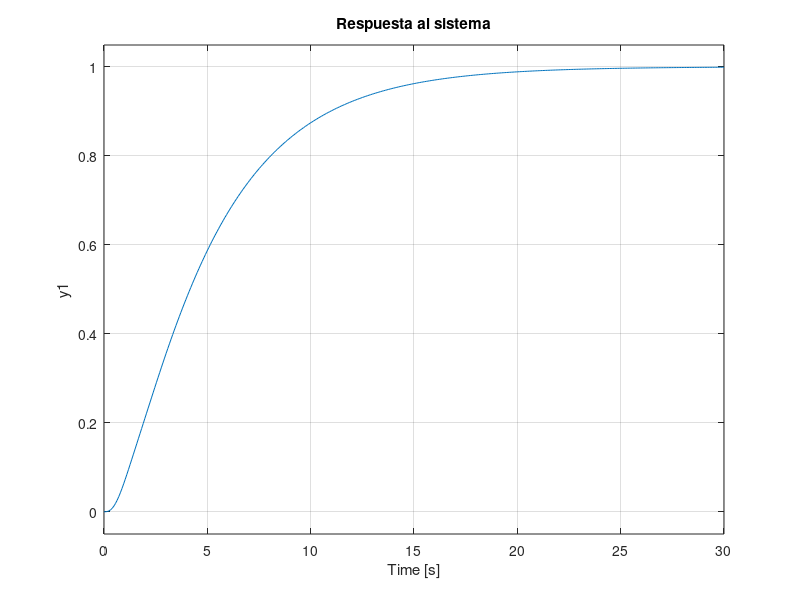
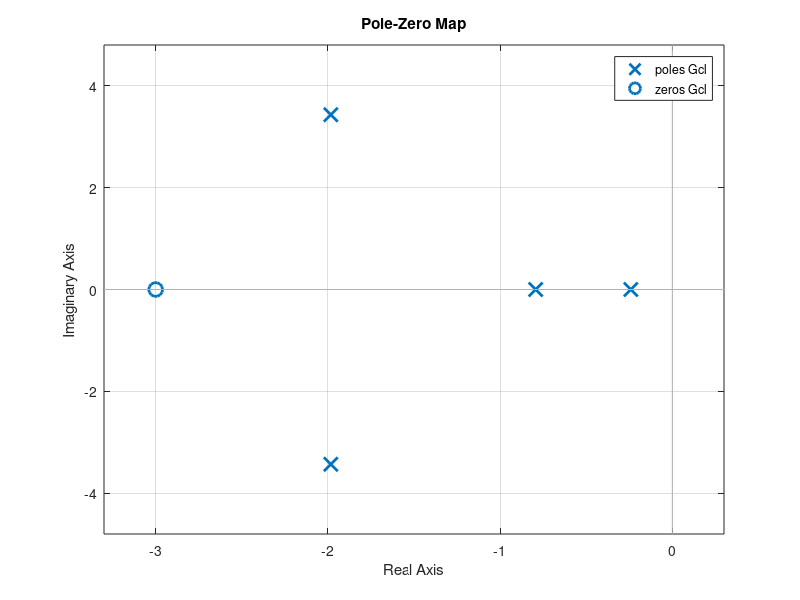
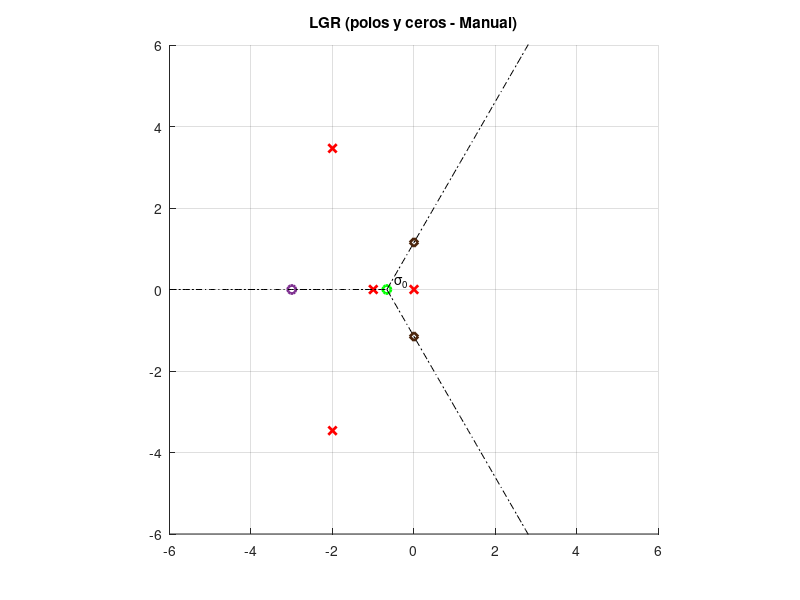

Here is the MATLAB script that generated these plots, in order: (Note: this script raises an error after producing the figures.)
clc, clear all, close all;

num = [1 3];
den = [1 5 20 16 0];
H = 1
Gol = tf(num, den)
Gcl = feedback(Gol, H)

% Calcular ceros y polos
zs = roots(num)
ps = roots(den)
figure()
step(Gcl); grid("on");
title("Respuesta al sistema")
figure()
pzmap(Gcl)

%% 1.3.1 Graficar de forma manual los polos y ceros 
figure()
hold on; grid on; axis('square');
axis([-6 6 -6 6]);
plot(real(zs), imag(zs), 'o', 'Color', [0.49 0.18 0.56], 'LineWidth', 2); % Ceros
plot(real(ps), imag(ps), 'rx', 'LineWidth', 2); % Polos
title('LGR (polos y ceros - Manual)');


%% 1.3 Graficar asintotas

% Número de polos y ceros
np = length(ps)
nz = length(zs)
n_asintotas = np - nz

asintotas_angulos = (180/pi) * ((2*(0:n_asintotas-1) + 1)*pi) / n_asintotas
sigma0 = (sum(real(ps)) - sum(real(zs))) / n_asintotas      % Centroide
plot(sigma0, 0, 'go', 'LineWidth', 2);     % Circulo centroide
text(sigma0+0.2, 0.2, '\sigma_0');

%% 1.3.4 Graficamos las líneas de las asíntotas
x = sigma0:0.1:6;
y1 = sqrt (3) * (x - sigma0);
y2 = -y1;
xa = -6:0.1:sigma0;
ya = zeros(1, length(xa));
plot (x, y1, 'k-.');
plot (x, y2, 'k-.');
plot (xa, ya, 'k-.');
plot(0,  sqrt(3)*sigma0, 'd', 'LineWidth', 2, 'MarkerEdgeColor', [0.3 0.15 0.05]);
plot(0, -sqrt(3)*sigma0, 'd', 'LineWidth', 2, 'MarkerEdgeColor', [0.3 0.15 0.05]); 

% Condición de puntos de llegada / salida del LGR
% k = -1/(Gol*H)
s = sym('s');
k = -1/((poly2sym(num, s)/poly2sym(den, s))*poly2sym(H, s));
dK_ds = diff(k, s);
[num_dK, ~] = numden(dK_ds);
p_llegada = double(vpa(solve(num_dK==0, s), 5));  % dK_ds = 0
for i = 1:length(p_llegada)
    s0 = p_llegada(i);
    
    % Evaluar K en el punto candidato
    K_eval = double(subs(k, s, s0));
    
    % Condición de pertenencia al LGR: K real y positivo
    if abs(imag(K_eval)) < 1e-3 && real(K_eval) > 0
        plot(real(s0), imag(s0), 'ks', 'LineWidth', 2);
    end
end

% Raíces del sistema en Kcrit
[GM, PM, Wcg, Wcp] = margin(Gol);
K_crit = GM
den_cl = den + K_crit*[0 0 0 num];

% Raíces del sistema en Kcrit
s_all = roots(den_cl);
idx = abs(real(s_all)) < 1e-3;   % aprox = 0
s_crit = s_all(idx);             % polos críticos reales

plot(real(s_crit), imag(s_crit), 'dm', 'LineWidth', 4)
text(real(s_crit)+0.2, imag(s_crit)+0.2, '$k_{crit}$', 'Interpreter','latex');

%% Calcular los angulos de salida
polos_c = ps(imag(ps) ~= 0)   % solo polos complejos (a+jb; b!=0)

for s0 = polos_c.'  % .': traspuesto columna por fila
    ang_p = angle(s0 - ps(ps ~= s0));
    ang_z = angle(s0 - zs);
    ang_p = rad2deg(ang_p)
    ang_z = rad2deg(ang_z)

    theta = 180 - sum(ang_p) + sum(ang_z);
    theta = mod(theta + 180, 360) - 180   % normalizar

    quiver(real(s0), imag(s0), ...
           cosd(theta), sind(theta), ...
           2, 'Color',[0.2 0.2 0.2], 'LineWidth',2);
    break
end

%% K Estable
% Rango de ganancias (0, INF, paso)
K = linspace(0,500,1000);

[num_cl, den_cl] = tfdata(Gol,'v');
for i = 1:length(K)
    poli_car = den_cl + K(i)*[zeros(1,length(den_cl)-length(num_cl)), num_cl];
    lgr = roots(poli_car);     % Polos CL
    
    plot(real(lgr), imag(lgr), '.', 'Color', [0 0.2 0.8]);
end

legend('Ceros', 'Polos', '\sigma_0', 'Asíntotas', "LGR");

%% Comprobacion
figure()
rlocus(Gol)
xlim([-6.0 6.0]); ylim([-6.1 6.1]);
